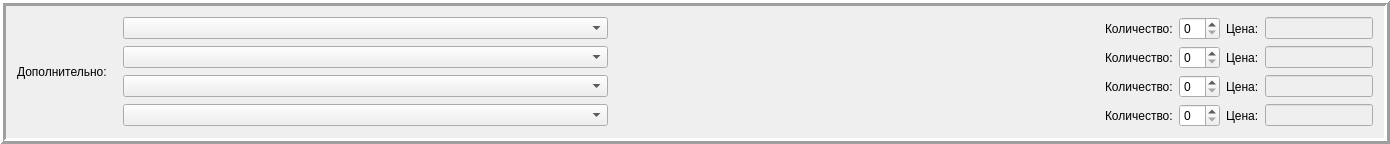
        <widget class="QFrame" name="frame_10">
         <property name="frameShape">
          <enum>QFrame::Box</enum>
         </property>
         <property name="frameShadow">
          <enum>QFrame::Raised</enum>
         </property>
         <property name="lineWidth">
          <number>3</number>
         </property>
         <layout class="QGridLayout" name="gridLayout_14">
          <item row="0" column="0">
           <layout class="QHBoxLayout" name="horizontalLayout_31">
            <item>
             <widget class="QLabel" name="label_94">
              <property name="minimumSize">
               <size>
                <width>100</width>
                <height>0</height>
               </size>
              </property>
              <property name="text">
               <string>Дополнительно: </string>
              </property>
             </widget>
            </item>
            <item>
             <layout class="QVBoxLayout" name="verticalLayout_3">
              <item>
               <layout class="QHBoxLayout" name="horizontalLayout_32">
                <item>
                 <widget class="QComboBox" name="comboBox_Other1">
                  <property name="minimumSize">
                   <size>
                    <width>485</width>
                    <height>0</height>
                   </size>
                  </property>
                 </widget>
                </item>
                <item>
                 <spacer name="horizontalSpacer_37">
                  <property name="orientation">
                   <enum>Qt::Horizontal</enum>
                  </property>
                  <property name="sizeHint" stdset="0">
                   <size>
                    <width>491</width>
                    <height>17</height>
                   </size>
                  </property>
                 </spacer>
                </item>
                <item>
                 <widget class="QLabel" name="label_95">
                  <property name="text">
                   <string>Количество:</string>
                  </property>
                 </widget>
                </item>
                <item>
                 <widget class="QSpinBox" name="spinBox_Other1"/>
                </item>
                <item>
                 <widget class="QLabel" name="label_97">
                  <property name="text">
                   <string>Цена:</string>
                  </property>
                 </widget>
                </item>
                <item>
                 <widget class="QLineEdit" name="lineEdit_price_Other1">
                  <property name="enabled">
                   <bool>false</bool>
                  </property>
                  <property name="sizePolicy">
                   <sizepolicy hsizetype="Fixed" vsizetype="Fixed">
                    <horstretch>0</horstretch>
                    <verstretch>0</verstretch>
                   </sizepolicy>
                  </property>
                 </widget>
                </item>
               </layout>
              </item>
              <item>
               <layout class="QHBoxLayout" name="horizontalLayout_33">
                <item>
                 <widget class="QComboBox" name="comboBox_Other2">
                  <property name="minimumSize">
                   <size>
                    <width>485</width>
                    <height>0</height>
                   </size>
                  </property>
                 </widget>
                </item>
                <item>
                 <spacer name="horizontalSpacer_38">
                  <property name="orientation">
                   <enum>Qt::Horizontal</enum>
                  </property>
                  <property name="sizeHint" stdset="0">
                   <size>
                    <width>491</width>
                    <height>17</height>
                   </size>
                  </property>
                 </spacer>
                </item>
                <item>
                 <widget class="QLabel" name="label_98">
                  <property name="text">
                   <string>Количество:</string>
                  </property>
                 </widget>
                </item>
                <item>
                 <widget class="QSpinBox" name="spinBox_Other2"/>
                </item>
                <item>
                 <widget class="QLabel" name="label_100">
                  <property name="text">
                   <string>Цена:</string>
                  </property>
                 </widget>
                </item>
                <item>
                 <widget class="QLineEdit" name="lineEdit_price_Other2">
                  <property name="enabled">
                   <bool>false</bool>
                  </property>
                  <property name="sizePolicy">
                   <sizepolicy hsizetype="Fixed" vsizetype="Fixed">
                    <horstretch>0</horstretch>
                    <verstretch>0</verstretch>
                   </sizepolicy>
                  </property>
                 </widget>
                </item>
               </layout>
              </item>
              <item>
               <layout class="QHBoxLayout" name="horizontalLayout_34">
                <item>
                 <widget class="QComboBox" name="comboBox_Other3">
                  <property name="minimumSize">
                   <size>
                    <width>485</width>
                    <height>0</height>
                   </size>
                  </property>
                 </widget>
                </item>
                <item>
                 <spacer name="horizontalSpacer_39">
                  <property name="orientation">
                   <enum>Qt::Horizontal</enum>
                  </property>
                  <property name="sizeHint" stdset="0">
                   <size>
                    <width>491</width>
                    <height>17</height>
                   </size>
                  </property>
                 </spacer>
                </item>
                <item>
                 <widget class="QLabel" name="label_101">
                  <property name="text">
                   <string>Количество:</string>
                  </property>
                 </widget>
                </item>
                <item>
                 <widget class="QSpinBox" name="spinBox_Other3"/>
                </item>
                <item>
                 <widget class="QLabel" name="label_103">
                  <property name="text">
                   <string>Цена:</string>
                  </property>
                 </widget>
                </item>
                <item>
                 <widget class="QLineEdit" name="lineEdit_price_Other3">
                  <property name="enabled">
                   <bool>false</bool>
                  </property>
                  <property name="sizePolicy">
                   <sizepolicy hsizetype="Fixed" vsizetype="Fixed">
                    <horstretch>0</horstretch>
                    <verstretch>0</verstretch>
                   </sizepolicy>
                  </property>
                 </widget>
                </item>
               </layout>
              </item>
              <item>
               <layout class="QHBoxLayout" name="horizontalLayout_35">
                <item>
                 <widget class="QComboBox" name="comboBox_Other4">
                  <property name="minimumSize">
                   <size>
                    <width>485</width>
                    <height>0</height>
                   </size>
                  </property>
                 </widget>
                </item>
                <item>
                 <spacer name="horizontalSpacer_40">
                  <property name="orientation">
                   <enum>Qt::Horizontal</enum>
                  </property>
                  <property name="sizeHint" stdset="0">
                   <size>
                    <width>491</width>
                    <height>17</height>
                   </size>
                  </property>
                 </spacer>
                </item>
                <item>
                 <widget class="QLabel" name="label_104">
                  <property name="text">
                   <string>Количество:</string>
                  </property>
                 </widget>
                </item>
                <item>
                 <widget class="QSpinBox" name="spinBox_Other4"/>
                </item>
                <item>
                 <widget class="QLabel" name="label_106">
                  <property name="text">
                   <string>Цена:</string>
                  </property>
                 </widget>
                </item>
                <item>
                 <widget class="QLineEdit" name="lineEdit_price_Other4">
                  <property name="enabled">
                   <bool>false</bool>
                  </property>
                  <property name="sizePolicy">
                   <sizepolicy hsizetype="Fixed" vsizetype="Fixed">
                    <horstretch>0</horstretch>
                    <verstretch>0</verstretch>
                   </sizepolicy>
                  </property>
                 </widget>
                </item>
               </layout>
              </item>
             </layout>
            </item>
           </layout>
          </item>
         </layout>
        </widget>
